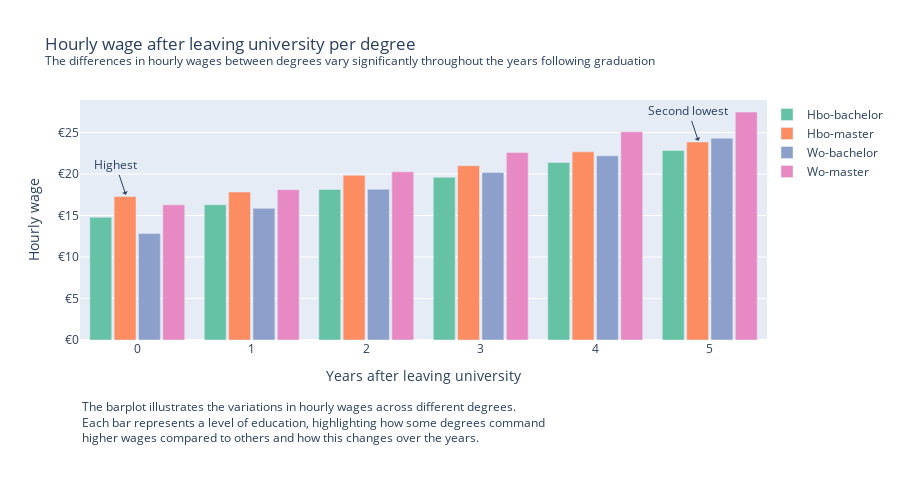

Here is the notebook cell this chart was saved with:
### Markdown cell above
## Wage per degree

### Code cell
%run ../notebooks/barplot.ipynb

### Figure 1 — Plotly figure (JSON) as saved in the notebook; plotly's stock layout.template omitted (floating-point values rounded to 4 significant figures; data arrays with more than 128 entries replaced by an {"elided": "..."} marker saying what was removed)
{"data": [{"hoverinfo": "y+name", "marker": {"color": "rgb(102,194,165)"}, "name": "Hbo-bachelor", "type": "bar", "x": {"elided": "480 str values"}, "y": [14.79, 16.3, 18.14, 19.61, 21.4, 22.84]}, {"hoverinfo": "y+name", "marker": {"color": "rgb(252,141,98)"}, "name": "Hbo-master", "type": "bar", "x": {"elided": "480 str values"}, "y": [17.29, 17.84, 19.85, 21.01, 22.68, 23.87]}, {"hoverinfo": "y+name", "marker": {"color": "rgb(141,160,203)"}, "name": "Wo-bachelor", "type": "bar", "x": {"elided": "480 str values"}, "y": [12.84, 15.87, 18.17, 20.19, 22.21, 24.32]}, {"hoverinfo": "y+name", "marker": {"color": "rgb(231,138,195)"}, "name": "Wo-master", "type": "bar", "x": {"elided": "480 str values"}, "y": [16.29, 18.12, 20.28, 22.6, 25.1, 27.48]}], "layout": {"annotations": [{"align": "left", "font": {"size": 12}, "showarrow": false, "text": "The barplot illustrates the variations in hourly wages across different degrees.<br>Each bar represents a level of education, highlighting how some degrees command<br>higher wages compared to others and how this changes over the years.<br>", "x": 0, "xanchor": "left", "xref": "paper", "y": -0.45, "yanchor": "bottom", "yref": "paper"}, {"arrowhead": 1, "showarrow": true, "text": "Highest", "x": -0.1, "y": 17.5}, {"arrowhead": 1, "showarrow": true, "text": "Second lowest", "x": 4.9, "y": 24}], "bargap": 0.15, "bargroupgap": 0.1, "barmode": "group", "height": 500, "legend": {"bgcolor": "rgba(255, 255, 255, 0)", "bordercolor": "rgba(255, 255, 255, 0)", "x": 1, "y": 1}, "margin": {"b": 160}, "title": {"text": "Hourly wage after leaving university per degree<br><sup>The differences in hourly wages between degrees vary significantly throughout the years following graduation</sup>"}, "xaxis": {"ticktext": ["0", "1", "2", "3", "4", "5"], "tickvals": ["Direct na verlaten onderwijs", "1 jaar na verlaten onderwijs", "2 jaar na verlaten onderwijs", "3 jaar na verlaten onderwijs", "4 jaar na verlaten onderwijs", "5 jaar na verlaten onderwijs"], "title": {"text": "Years after leaving university"}, "type": "category"}, "yaxis": {"tickformat": ",.", "tickprefix": "€", "title": {"text": "Hourly wage"}}}}
